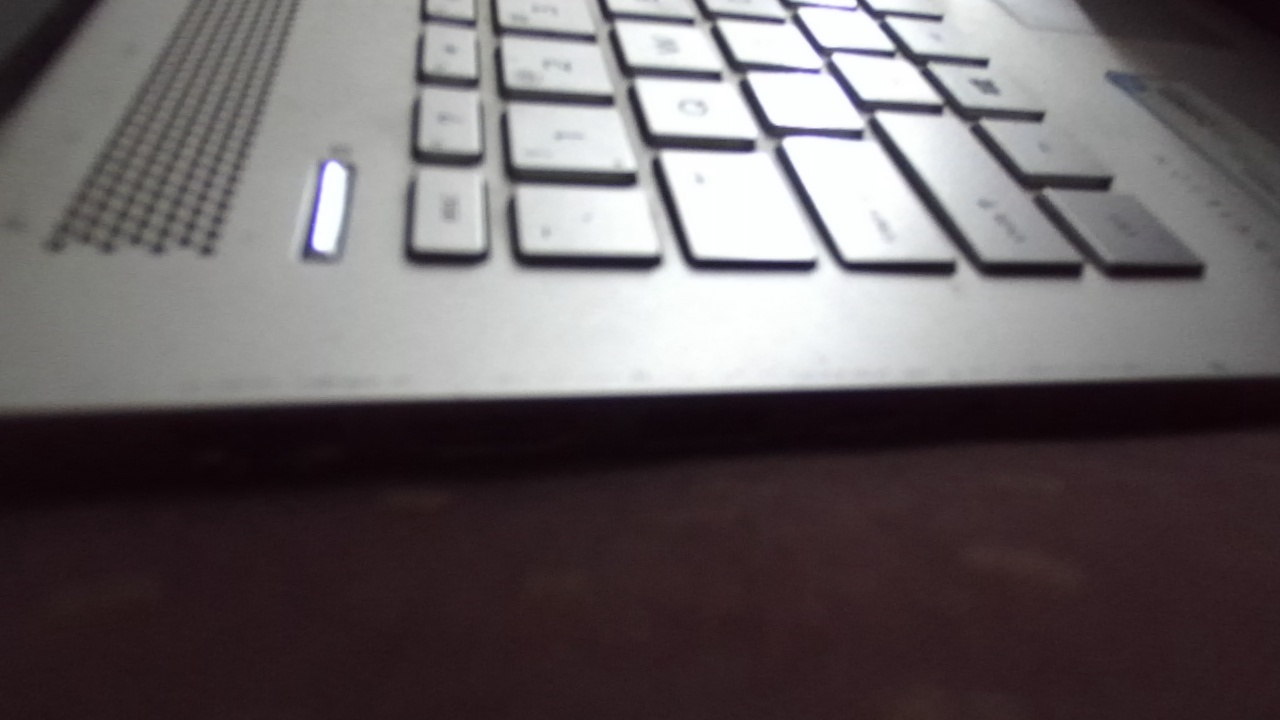
#> input picture LaneDetection/loop_img.jpg, 1280 x 720 px
$ python -i lane_detection.py   (imports and definitions only)
#> lines starting #> are read from the running program, lines starting #| are printed output that depends on the picture; after the words box and inside, x2 and y2 are one past the last pixel; in counts of white or black regions, pixels touching at a corner belong together
#> further down, picture is the input picture: shape (720, 1280, 3); mean B, G, R 98.8, 96.6, 103.5
### LaneDetection/Line.py
import numpy as np
import cv2


class Line:
    """
    A Line is defined from two points (x1, y1) and (x2, y2) as follows:
    y - y1 = (y2 - y1) / (x2 - x1) * (x - x1)
    Each line has its own slope and intercept (bias).
    """
    def __init__(self, x1, y1, x2, y2):

        self.x1 = np.float32(x1)
        self.y1 = np.float32(y1)
        self.x2 = np.float32(x2)
        self.y2 = np.float32(y2)

        self.slope = self.compute_slope()
        self.bias = self.compute_bias()

    def compute_slope(self):
        return (self.y2 - self.y1) / (self.x2 - self.x1 + np.finfo(float).eps)

    def compute_bias(self):
        return self.y1 - self.slope * self.x1

    def get_coords(self):
        return np.array([self.x1, self.y1, self.x2, self.y2])

    # [5 lines left out: function set_coords, not called in this run]

    def draw(self, img, color=[255, 0, 0], thickness=10):
        cv2.line(img, (self.x1, self.y1), (self.x2, self.y2), color, thickness)

### LaneDetection/lane_detection.py
#!/usr/bin/env python
# -*- coding: utf-8 -*-

import numpy as np
import cv2
from Line import Line


# [25 lines left out: function region_of_interest, not called in this run]


def hough_lines_detection(img, rho, theta, threshold, min_line_len, max_line_gap):
    """
    `img` should be the output of a Canny transform.
    """
    lines = cv2.HoughLinesP(img, rho, theta, threshold, np.array([]), minLineLength=min_line_len,
                            maxLineGap=max_line_gap)
    return lines


# [11 lines left out: function weighted_img, not called in this run]


def compute_lane_from_candidates(line_candidates, img_shape):
    """
    Compute lines that approximate the position of both road lanes.

    :param line_candidates: lines from hough transform
    :param img_shape: shape of image to which hough transform was applied
    :return: lines that approximate left and right lane position
    """

    # separate candidate lines according to their slope
    pos_lines = [l for l in line_candidates if l.slope > 0]
    neg_lines = [l for l in line_candidates if l.slope < 0]

    # interpolate biases and slopes to compute equation of line that approximates left lane
    # median is employed to filter outliers
    neg_bias = np.median([l.bias for l in neg_lines]).astype(int)
    neg_slope = np.median([l.slope for l in neg_lines])
    x1, y1 = 0, neg_bias
    x2, y2 = -np.int32(np.round(neg_bias / neg_slope)), 0
    left_lane = Line(x1, y1, x2, y2)

    # interpolate biases and slopes to compute equation of line that approximates right lane
    # median is employed to filter outliers
    lane_right_bias = np.median([l.bias for l in pos_lines]).astype(int)
    lane_right_slope = np.median([l.slope for l in pos_lines])
    x1, y1 = 0, lane_right_bias
    x2, y2 = np.int32(np.round((img_shape[0] - lane_right_bias) / lane_right_slope)), img_shape[0]
    right_lane = Line(x1, y1, x2, y2)

    return left_lane, right_lane


def get_lane_lines(color_image, solid_lines=True):
    """
    This function take as input a color road frame and tries to infer the lane lines in the image.
    :param color_image: input frame
    :param solid_lines: if True, only selected lane lines are returned. If False, all candidate lines are returned.
    :return: list of (candidate) lane lines.
    """
#> called with solid_lines = True
    # resize to 960 x 540
    color_image = cv2.resize(color_image, (960, 540))

    # convert to grayscale
    img_gray = cv2.cvtColor(color_image, cv2.COLOR_BGR2GRAY)

    # perform gaussian blur
    img_blur = cv2.GaussianBlur(img_gray, (17, 17), 0)
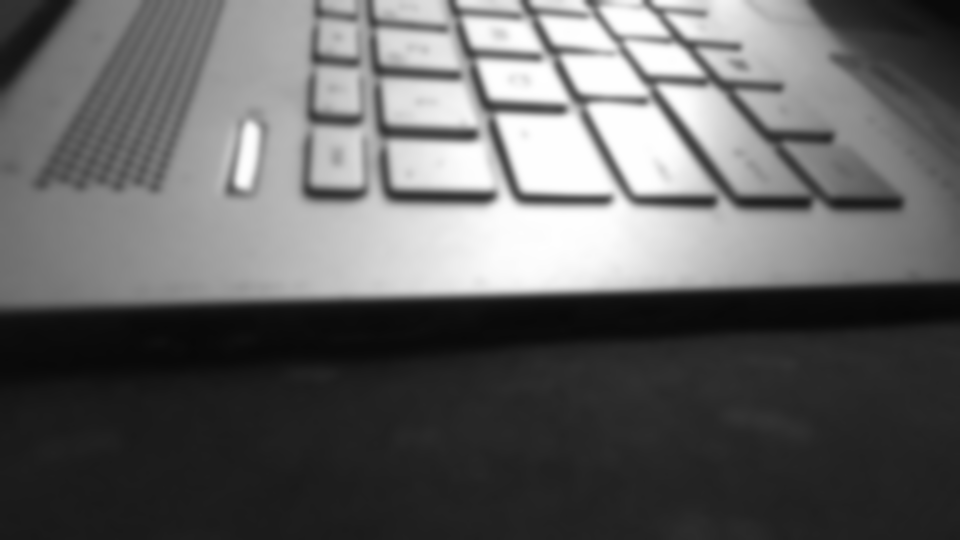
#> img_blur: shape (540, 960); min 7, max 255, mean 98.9

    # perform edge detection
    img_edge = cv2.Canny(img_blur, threshold1=50, threshold2=80)
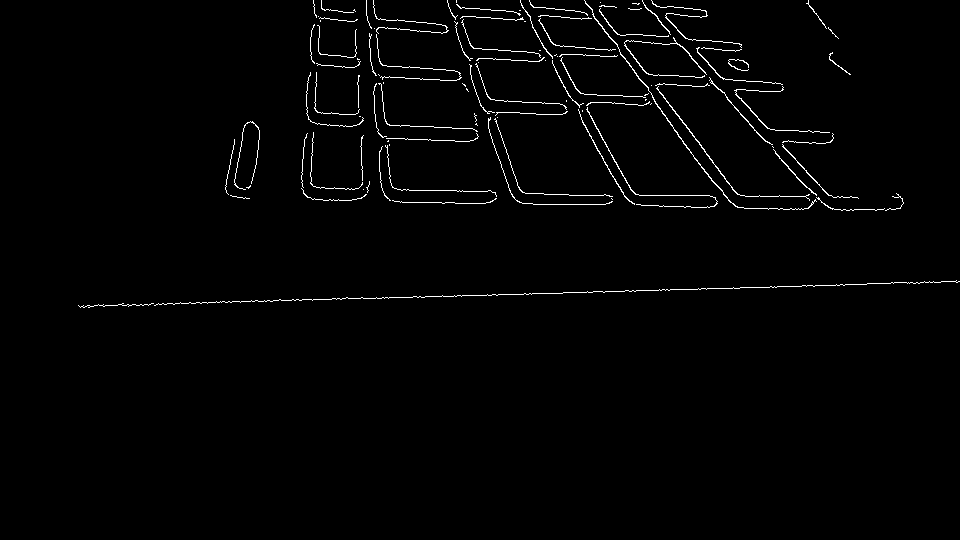
#> img_edge: shape (540, 960); 1.5% white in thin lines or dots, all inside (x1, y1, x2, y2) = (78, 0, 960, 308)

    # perform hough transform
    detected_lines = hough_lines_detection(img=img_edge,
                                           rho=2,
                                           theta=np.pi / 180,
                                           threshold=1,
                                           min_line_len=15,
                                           max_line_gap=5)
#> in hough_lines_detection, `lines = cv2.HoughLinesP(img, rho, theta, threshold, np.array([]), minL..`: lines = 119 rows, first 6: [320, 188, 358, 188], [426, 31, 444, 32], [311, 299, 367, 298], [235, 184, 238, 158], [455, 203, 485, 203], [478, 58, 498, 59]
#> detected_lines has the same summary as lines in hough_lines_detection

    # convert (x1, y1, x2, y2) tuples into Lines
    detected_lines = [Line(l[0][0], l[0][1], l[0][2], l[0][3]) for l in detected_lines]
#> detected_lines = 119 items

    # if 'solid_lines' infer the two lane lines
    if solid_lines:
        candidate_lines = []
        for line in detected_lines:
                # consider only lines with slope between 30 and 60 degrees
                if 0.5 <= np.abs(line.slope) <= 2:
                    candidate_lines.append(line)
#> this loop made 119 passes
#> after the loop, candidate_lines = 28 items
        # interpolate lines candidates to find both lanes
        lane_lines = compute_lane_from_candidates(candidate_lines, img_gray.shape)
#> in compute_lane_from_candidates, `neg_lines = [l for l in line_candidates if l.slope < 0]`: neg_lines = []
#> in compute_lane_from_candidates, `neg_bias = np.median([l.bias for l in neg_lines]).astype(int)`: neg_bias = -9223372036854775808
#> in compute_lane_from_candidates, `neg_slope = np.median([l.slope for l in neg_lines])`: neg_slope = nan
#> in compute_lane_from_candidates, `x1, y1 = 0, neg_bias`: x1 = 0; y1 = -9223372036854775808
#> in compute_lane_from_candidates, `x2, y2 = -np.int32(np.round(neg_bias / neg_slope)), 0`: x2 = -2147483648; y2 = 0
#> in compute_lane_from_candidates, `lane_right_bias = np.median([l.bias for l in pos_lines]).astype(int)`: lane_right_bias = -754
#> in compute_lane_from_candidates, `lane_right_slope = np.median([l.slope for l in pos_lines])`: lane_right_slope = 1.23
#> in compute_lane_from_candidates, `x1, y1 = 0, lane_right_bias`: y1 = -754
#> in compute_lane_from_candidates, `x2, y2 = np.int32(np.round((img_shape[0] - lane_right_bias) / lane_rig..`: x2 = 1049; y2 = 540
    else:
        # if not solid_lines, just return the hough transform output
        lane_lines = detected_lines

    return lane_lines


# [65 lines left out: functions smoothen_over_time, color_frame_pipeline, not called in this run]

>>> import cv2
>>> picture = cv2.imread('loop_img.jpg')
>>> result = get_lane_lines(picture)
